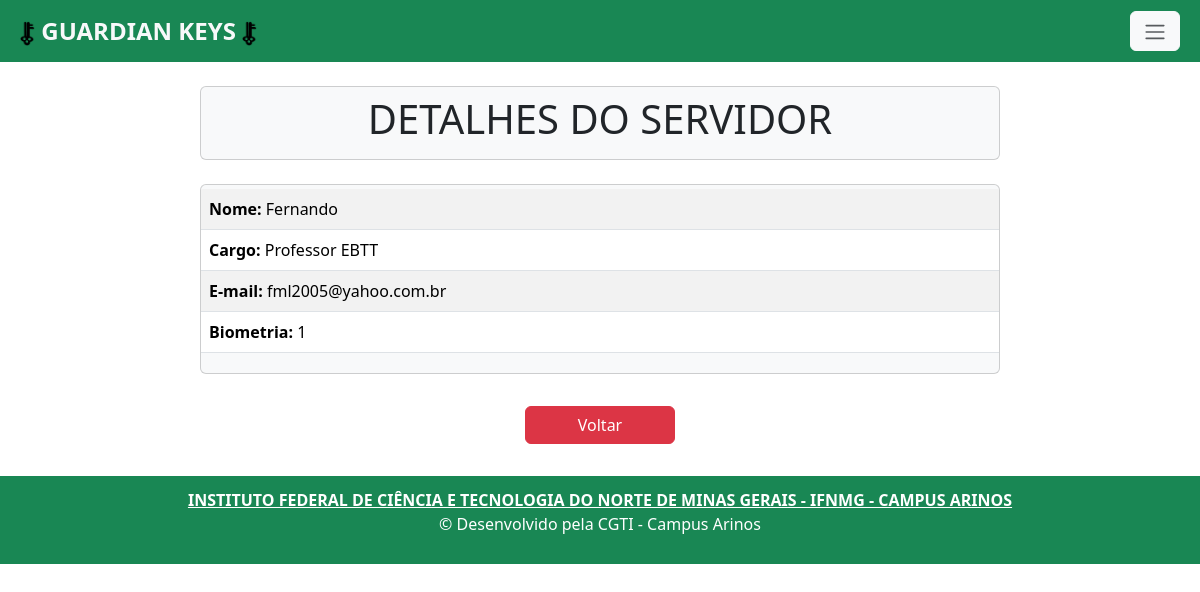
The page /servidor_view/33/ on the database its author committed.
### app/models.py (models this page shows, shortened)
class Servidor(models.Model):
    nome = models.CharField(max_length=150)
    cargo = models.CharField(max_length=22, choices=CARGO)
    email = models.EmailField(max_length=150, unique=True)
    biometria = models.CharField(max_length=150, unique=True)

### app/views.py (the view)
# urls.py: path('servidor_view/<int:pk>/', servidor_view, name='servidor_view'),
def servidor_view(request, pk):
    data = {}
    data['db'] = Servidor.objects.get(pk=pk)
    return render(request, 'servidor_view.html', data)

### app/templates/servidor_view.html
{% extends 'base.html' %}
{% load static %}
{% block content%}
    <div class="col-8 m-auto pt-2 pb-2 text-center card rounded bg-light mb-4">
    <h1>DETALHES DO SERVIDOR</h1>
    </div>
    <div class="col-8 m-auto pt-1 pb-1 text-center card rounded bg-light mb-4">
      <table class="table table-striped">
        <tbody>
              <tr>
                <td style="text-align: left;"><strong>Nome: </strong>{{db.nome}}</td>
              </tr>
              <tr>
                <td style="text-align: left;"><strong>Cargo: </strong>{{db.cargo}}</td>
              </tr>
              <tr>
                <td style="text-align: left;"><strong>E-mail: </strong>{{db.email}}</td>
              </tr>
              <tr>
                <td style="text-align: left;"><strong>Biometria: </strong>{{db.biometria}}</td>
              </tr>
        </tbody>
      </table>
    </div>
    <div class="col-8 m-auto pt-2 pb-2 text-center ">
        <a class="btn btn-danger" style="width: 150px;" href="/servidor_index"> Voltar </a>
    </div>
{% endblock %}

### rows shown on the page
Servidor: nome "Fernando", cargo "Professor EBTT", email "fml2005@yahoo.com.br", biometria "1"
